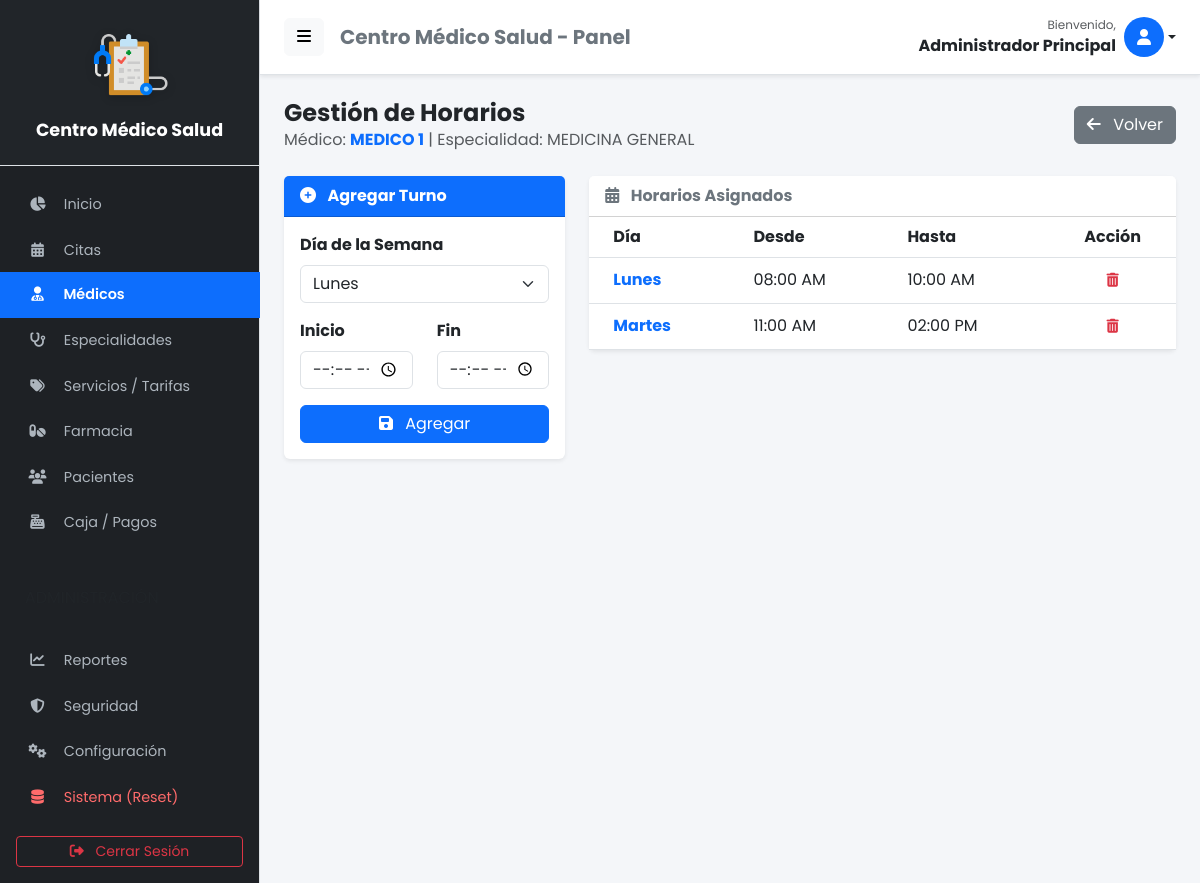
The page /medicos/horarios?id=1 (signed in) on the database its author committed.
### tables this page shows
CREATE TABLE IF NOT EXISTS `configuracion` (
  `id` int NOT NULL,
  `nombre_clinica` varchar(100) DEFAULT NULL,
  `direccion` varchar(255) DEFAULT NULL,
  `telefono` varchar(50) DEFAULT NULL,
  `email` varchar(100) DEFAULT NULL,
  `moneda` varchar(5) DEFAULT 'S/.',
  `logo` varchar(255) DEFAULT NULL,
  PRIMARY KEY (`id`)
);

CREATE TABLE IF NOT EXISTS `medicos` (
  `id_medico` int NOT NULL AUTO_INCREMENT,
  `id_usuario` int NOT NULL,
  `id_especialidad` int NOT NULL,
  `colegiatura` varchar(20) DEFAULT NULL,
  PRIMARY KEY (`id_medico`),
  KEY `id_usuario` (`id_usuario`),
  KEY `id_especialidad` (`id_especialidad`),
  CONSTRAINT `medicos_ibfk_1` FOREIGN KEY (`id_usuario`) REFERENCES `usuarios` (`id_usuario`),
  CONSTRAINT `medicos_ibfk_2` FOREIGN KEY (`id_especialidad`) REFERENCES `especialidades` (`id_especialidad`)
);

CREATE TABLE IF NOT EXISTS `usuarios` (
  `id_usuario` int NOT NULL AUTO_INCREMENT,
  `nombre` varchar(100) NOT NULL,
  `documento_identidad` varchar(20) DEFAULT NULL,
  `email` varchar(100) NOT NULL,
  `telefono` varchar(20) DEFAULT NULL,
  `grupo_sanguineo` varchar(5) DEFAULT NULL,
  `alergias` text,
  `enfermedades_cronicas` text,
  `password` varchar(255) NOT NULL,
  `avatar` varchar(255) DEFAULT NULL,
  `id_rol` int DEFAULT NULL,
  `estado` tinyint(1) DEFAULT '1',
  `fecha_creacion` timestamp NULL DEFAULT CURRENT_TIMESTAMP,
  PRIMARY KEY (`id_usuario`),
  UNIQUE KEY `email` (`email`),
  KEY `id_rol` (`id_rol`),
  CONSTRAINT `usuarios_ibfk_1` FOREIGN KEY (`id_rol`) REFERENCES `roles` (`id_rol`)
);

CREATE TABLE IF NOT EXISTS `especialidades` (
  `id_especialidad` int NOT NULL AUTO_INCREMENT,
  `nombre` varchar(100) NOT NULL,
  `estado` tinyint(1) DEFAULT '1',
  PRIMARY KEY (`id_especialidad`)
);

CREATE TABLE IF NOT EXISTS `horarios_medicos` (
  `id_horario` int NOT NULL AUTO_INCREMENT,
  `id_medico` int NOT NULL,
  `dia_semana` enum('Lunes','Martes','Miércoles','Jueves','Viernes','Sábado','Domingo') NOT NULL,
  `hora_inicio` time NOT NULL,
  `hora_fin` time NOT NULL,
  PRIMARY KEY (`id_horario`),
  KEY `id_medico` (`id_medico`),
  CONSTRAINT `horarios_medicos_ibfk_1` FOREIGN KEY (`id_medico`) REFERENCES `medicos` (`id_medico`) ON DELETE CASCADE
);

### app/views/admin/horarios_medico.php (the view, shortened to what the rows shown need)
<?php require_once APP_ROOT . '/views/layouts/header.php'; ?>
<div class="d-flex justify-content-between align-items-center mb-4">
    <div>
        <h4 class="fw-bold mb-0">Gestión de Horarios</h4>
        <p class="text-muted mb-0">Médico: <strong class="text-primary"><?php echo $medico['nombre']; ?></strong> | Especialidad: <?php echo $medico['especialidad']; ?></p>
    </div>
    <a href="<?php echo BASE_URL; ?>/medicos" class="btn btn-secondary"><i class="fas fa-arrow-left me-2"></i> Volver</a>
</div>
<div class="row">
    <div class="col-md-4">
        <div class="card shadow-sm border-0 mb-4">
            <div class="card-header bg-primary text-white fw-bold">
                <i class="fas fa-plus-circle me-2"></i> Agregar Turno
            </div>
            <div class="card-body">
                <form action="<?php echo BASE_URL; ?>/medicos/guardarHorario" method="POST">
                    <div class="mb-3">
                        <label class="form-label fw-bold">Día de la Semana</label>
                        <select name="dia" class="form-select" required>
                            <option value="Lunes">Lunes</option>
                        </select>
                    </div>
                    <div class="row mb-3">
                        <div class="col-6">
                            <label class="form-label fw-bold">Inicio</label>
                            <input type="time" name="inicio" class="form-control" required>
                        </div>
                        <div class="col-6">
                            <label class="form-label fw-bold">Fin</label>
                            <input type="time" name="fin" class="form-control" required>
                        </div>
                    </div>
                    <div class="d-grid">
                        <button type="submit" class="btn btn-primary">
                            <i class="fas fa-save me-2"></i> Agregar
                        </button>
                    </div>
                </form>
            </div>
        </div>
    </div>
    <div class="col-md-8">
        <div class="card shadow-sm border-0">
            <div class="card-header bg-white fw-bold text-secondary">
                <i class="fas fa-calendar-alt me-2"></i> Horarios Asignados
            </div>
            <div class="card-body p-0">
                <div class="table-responsive">
                    <table class="table table-hover mb-0 align-middle">
                        <thead class="bg-light">
                            <tr>
                                <th class="ps-4">Día</th>
                                <th>Desde</th>
                                <th>Hasta</th>
                                <th class="text-center">Acción</th>
                            </tr>
                        </thead>
                        <tbody>
                            <?php if(empty($horarios)): ?>
                                <tr>
                                    <td colspan="4" class="text-center py-4 text-muted">
                                        <i class="fas fa-info-circle me-2"></i> No hay horarios registrados para este médico.
                                    </td>
                                </tr>
                            <?php else: ?>
                                <?php foreach($horarios as $h): ?>
                                <tr>
                                    <td class="ps-4 fw-bold text-primary"><?php echo $h['dia_semana']; ?></td>
                                    <td><?php echo date('h:i A', strtotime($h['hora_inicio'])); ?></td>
                                    <td><?php echo date('h:i A', strtotime($h['hora_fin'])); ?></td>
                                    <td class="text-center">
                                        <a href="<?php echo BASE_URL; ?>/medicos/eliminarHorario?id=<?php echo $h['id_horario']; ?>&id_medico=<?php echo $_GET['id']; ?>"
                                           class="btn btn-sm btn-outline-danger border-0"
                                           onclick="return confirm('¿Eliminar este horario?');">
                                            <i class="fas fa-trash-alt"></i>
                                        </a>
                                    </td>
                                </tr>
                                <?php endforeach; ?>
                            <?php endif; ?>
                        </tbody>
                    </table>
                </div>
            </div>
        </div>
    </div>
</div>
<?php require_once APP_ROOT . '/views/layouts/footer.php'; ?>

### app/views/layouts/header.php (shortened to what the rows shown need)
<?php
$rol = $_SESSION['user_role_id'] ?? 0;
$nombreUsuario = $_SESSION['user_name'] ?? 'Usuario';
$db_header = new Database();
$conn_header = $db_header->connect();
$configModel_header = new Configuracion($conn_header);
$empresa_header = $configModel_header->obtener();
$nombre_app = !empty($empresa_header['nombre_clinica']) ? $empresa_header['nombre_clinica'] : 'Centro Médico Salud';
$logo_app = !empty($empresa_header['logo']) ? $empresa_header['logo'] : null;
?>
<!DOCTYPE html>
<html lang="es">
<head>
    <link href="https://cdn.jsdelivr.net/npm/bootstrap@5.3.0/dist/css/bootstrap.min.css" rel="stylesheet">
    <link rel="stylesheet" href="https://cdnjs.cloudflare.com/ajax/libs/font-awesome/6.4.0/css/all.min.css">
    <link rel="stylesheet" href="https://cdn.datatables.net/1.13.4/css/dataTables.bootstrap5.min.css">
    <link rel="stylesheet" href="https://cdn.datatables.net/buttons/2.3.6/css/buttons.bootstrap5.min.css">
    <link href="https://cdn.jsdelivr.net/npm/select2@4.1.0-rc.0/dist/css/select2.min.css" rel="stylesheet" />
    <link rel="stylesheet" href="https://cdn.jsdelivr.net/npm/sweetalert2@11/dist/sweetalert2.min.css">
</head>
<body>
    <div class="d-flex" id="wrapper">
        <div class="border-end" id="sidebar-wrapper">
            <div class="sidebar-heading border-bottom bg-dark sidebar-logo-container">
                <?php if ($logo_app && file_exists(APP_ROOT . '/../public/uploads/' . $logo_app)): ?>
                    <img src="<?php echo BASE_URL; ?>/uploads/<?php echo htmlspecialchars($logo_app); ?>" alt="Logo"
                        class="sidebar-logo-img">
                <?php else: ?>
                    <div class="mb-2"><i class="fas fa-hospital-user fa-2x text-light"></i></div>
                <?php endif; ?>
                <div class="sidebar-title mt-2"><?php echo htmlspecialchars($nombre_app); ?></div>
            </div>
            <div class="list-group list-group-flush pt-3">
                <a href="<?php echo BASE_URL; ?>/home"
                    class="list-group-item list-group-item-action <?php echo strpos($_SERVER['REQUEST_URI'], '/home') !== false ? 'active' : ''; ?>">
                    <i class="fas fa-chart-pie"></i> Inicio
                </a>
                <a href="<?php echo BASE_URL; ?>/citas"
                    class="list-group-item list-group-item-action <?php echo strpos($_SERVER['REQUEST_URI'], '/citas') !== false ? 'active' : ''; ?>">
                    <i class="fas fa-calendar-alt"></i> Citas
                </a>
                <?php if ($rol == 1 || $rol == 4): ?>
                    <a href="<?php echo BASE_URL; ?>/medicos"
                        class="list-group-item list-group-item-action <?php echo strpos($_SERVER['REQUEST_URI'], '/medicos') !== false ? 'active' : ''; ?>">
                        <i class="fas fa-user-md"></i> Médicos
                    </a>
                    <a href="<?php echo BASE_URL; ?>/especialidades"
                        class="list-group-item list-group-item-action <?php echo strpos($_SERVER['REQUEST_URI'], '/especialidades') !== false ? 'active' : ''; ?>">
                        <i class="fas fa-stethoscope"></i> Especialidades
                    </a>
                    <a href="<?php echo BASE_URL; ?>/servicios"
                        class="list-group-item list-group-item-action <?php echo strpos($_SERVER['REQUEST_URI'], '/servicios') !== false ? 'active' : ''; ?>">
                        <i class="fas fa-tags"></i> Servicios / Tarifas
                    </a>
                    <a href="<?php echo BASE_URL; ?>/medicamentos"
                        class="list-group-item list-group-item-action <?php echo strpos($_SERVER['REQUEST_URI'], '/medicamentos') !== false ? 'active' : ''; ?>">
                        <i class="fas fa-pills"></i> Farmacia
                    </a>
                <?php endif; ?>
                <a href="<?php echo BASE_URL; ?>/pacientes"
                    class="list-group-item list-group-item-action <?php echo strpos($_SERVER['REQUEST_URI'], '/pacientes') !== false ? 'active' : ''; ?>">
                    <i class="fas fa-users"></i> Pacientes
                </a>
                <?php if ($rol == 1 || $rol == 4): ?>
                    <a href="<?php echo BASE_URL; ?>/caja"
                        class="list-group-item list-group-item-action <?php echo strpos($_SERVER['REQUEST_URI'], '/caja') !== false ? 'active' : ''; ?>">
                        <i class="fas fa-cash-register"></i> Caja / Pagos
                    </a>
                <?php endif; ?>
                <?php if ($rol == 1): ?>
                    <div class="sidebar-heading text-uppercase fs-6 text-muted mt-3 mb-1"
                        style="font-size: 0.75rem; padding-left: 25px; text-align: left;">Administración</div>
                    <a href="<?php echo BASE_URL; ?>/reportes"
                        class="list-group-item list-group-item-action <?php echo strpos($_SERVER['REQUEST_URI'], '/reportes') !== false ? 'active' : ''; ?>">
                        <i class="fas fa-chart-line"></i> Reportes
                    </a>
                    <a href="<?php echo BASE_URL; ?>/auditoria"
                        class="list-group-item list-group-item-action <?php echo strpos($_SERVER['REQUEST_URI'], '/auditoria') !== false ? 'active' : ''; ?>">
                        <i class="fas fa-shield-alt"></i> Seguridad
                    </a>
                    <a href="<?php echo BASE_URL; ?>/configuracion"
                        class="list-group-item list-group-item-action <?php echo strpos($_SERVER['REQUEST_URI'], '/configuracion') !== false ? 'active' : ''; ?>">
                        <i class="fas fa-cogs"></i> Configuración
                    </a>
                    <a href="<?php echo BASE_URL; ?>/sistema"
                        class="list-group-item list-group-item-action item-danger <?php echo strpos($_SERVER['REQUEST_URI'], '/sistema') !== false ? 'active' : ''; ?>">
                        <i class="fas fa-database"></i> Sistema (Reset)
                    </a>
                <?php endif; ?>
            </div>
            <div class="mt-auto p-3">
                <a href="<?php echo BASE_URL; ?>/auth/logout" class="btn btn-outline-danger w-100 btn-sm">
                    <i class="fas fa-sign-out-alt me-2"></i> Cerrar Sesión
                </a>
            </div>
        </div>
        <div id="page-content-wrapper">
            <nav class="navbar navbar-expand-lg navbar-light bg-white border-bottom py-3 px-4">
                <div class="d-flex align-items-center w-100">
                    <button class="btn btn-light" id="menu-toggle"><i class="fas fa-bars"></i></button>
                    <h5 class="ms-3 mb-0 text-secondary fw-bold d-none d-sm-block">
                        <?php echo htmlspecialchars($nombre_app); ?> - Panel</h5>
                    <div class="ms-auto dropdown">
                        <a href="#" class="d-flex align-items-center text-decoration-none dropdown-toggle text-dark"
                            id="dropdownUser1" data-bs-toggle="dropdown" aria-expanded="false">
                            <div class="text-end me-2 d-none d-lg-block">
                                <small class="text-muted d-block" style="font-size: 0.75rem;">Bienvenido,</small>
                                <span class="fw-bold"><?php echo $nombreUsuario; ?></span>
                            </div>
                            <div class="bg-primary text-white rounded-circle d-flex align-items-center justify-content-center"
                                style="width: 40px; height: 40px;">
                                <i class="fas fa-user"></i>
                            </div>
                        </a>
                    </div>
                </div>
            </nav>
            <div class="container-fluid px-4 py-4">

### rows shown on the page
configuracion: logo (picture), nombre_clinica "Centro Médico Salud"
medicos: id_usuario.nombre "MEDICO 1", id_especialidad.nombre "MEDICINA GENERAL"
horarios_medicos: dia_semana "Lunes", hora_inicio "08:00 AM", hora_fin "10:00 AM"
horarios_medicos: dia_semana "Martes", hora_inicio "11:00 AM", hora_fin "02:00 PM"

### other values the page prints
$nombreUsuario "Administrador Principal"
